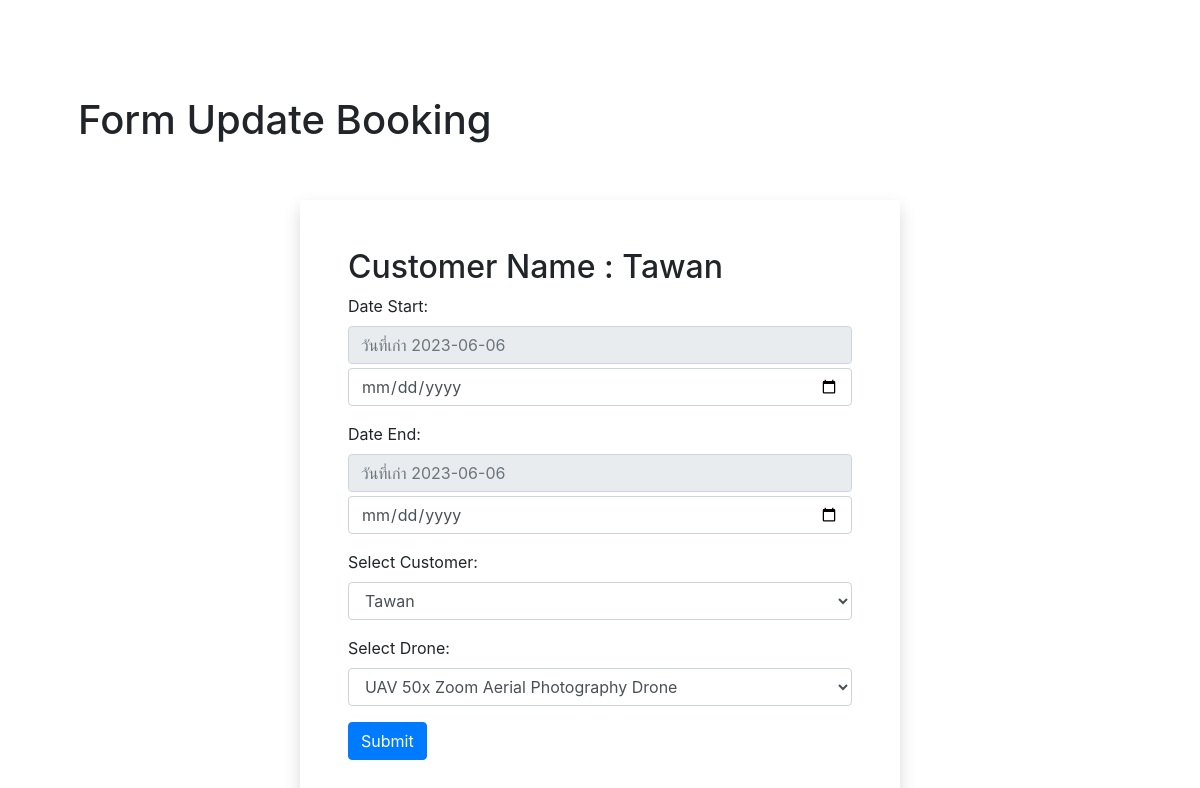
Screenshot of /updategooking.php?id=21 (signed in) with the database file from the repository.
### tables this page shows
CREATE TABLE `bookings` (
  `id` int(11) NOT NULL,
  `booking_date` date DEFAULT NULL,
  `booking_time` date DEFAULT NULL,
  `customer_id` int(10) DEFAULT NULL,
  `drone_id` int(11) DEFAULT NULL,
  `des` varchar(200) NOT NULL
);

CREATE TABLE `customer` (
  `customer_id` int(10) NOT NULL,
  `customer_name` varchar(50) NOT NULL,
  `phone` int(10) NOT NULL,
  `address` varchar(50) NOT NULL,
  `comment` varchar(200) NOT NULL
);

### updategooking.php (the view, shortened to what this page needs)
<?php
include('connectdb.php');
?>
<!DOCTYPE html>
<html>
<head>
  <link rel="stylesheet" href="https://stackpath.bootstrapcdn.com/bootstrap/4.3.1/css/bootstrap.min.css">
</head>
<body>
  <div class="container  mt-5  p-5">
  <h1>Form Update Booking</h1>
  </div>
    <div class="container w-50 shadow p-5">
    <?php
    $id = $_GET['id'];
    $sql = "SELECT *
            FROM bookings
            INNER JOIN customer ON bookings.customer_id = customer.customer_id
            INNER JOIN drones ON bookings.drone_id = drones.drone_id WHERE bookings.id = $id;
            ";
    $result = $connection->query($sql);
    while ($row = $result->fetch_assoc()) { ?>
        <form action="" method="POST">
        <h2>Customer Name : <?php echo $row['customer_name']?></h2>
            <div class="form-group">
                <label for="booking_date">Date Start:</label>
                <input type="text" class="form-control" placeholder="วันที่เก่า <?php echo $row['booking_date']?>" readonly>
                <input type="date" class="form-control mt-1" id="booking_date" name="booking_date" placeholder="<?php echo $row['booking_date']?>" required>
            </div>
            <div class="form-group">
                <label for="booking_time">Date End:</label>
                <input type="text" class="form-control" placeholder="วันที่เก่า <?php echo $row['booking_time']?>" readonly>
                <input type="date" class="form-control mt-1" id="booking_time" name="booking_time" required>
            </div>
            <div class="form-group">
                <label for="customer_id">Select Customer:</label>
                <select class="form-control" id="customer_id" name="customer_id" required>
                    <?php
                    $sql = "SELECT * FROM `customer`";
                    $result = $connection->query($sql);
                    while ($row = $result->fetch_assoc()) {
                        echo "<option value='" . $row['customer_id'] . "'>" . $row['customer_name'] . "</option>";
                    }
                    ?>
                </select>
            </div>
            <div class="form-group">
                <label for="drone_id">Select Drone:</label>
                <select class="form-control" id="drone_id" name="drone_id" required>
                    <?php
                    $sql1 = "SELECT * FROM `drones`";
                    $result1 = $connection->query($sql1);
                    while ($row1 = $result1->fetch_assoc()) {
                        echo "<option value='" . $row1['drone_id'] . "'>" . $row1['drone_name'] . "</option>";
                    }
                    ?>
                </select>
            </div>
            <button type="submit" class="btn btn-primary">Submit</button>
        </form>
    <?php } ?>
    </div>
</body>
</html>

### rows the page displays
bookings: customer.customer_name "Tawan", booking_date "วันที่เก่า 2023-06-06", booking_time "วันที่เก่า 2023-06-06"

### other values shown
form field customer_id "Tawan"
form field drone_id "UAV 50x Zoom Aerial Photography Drone"
